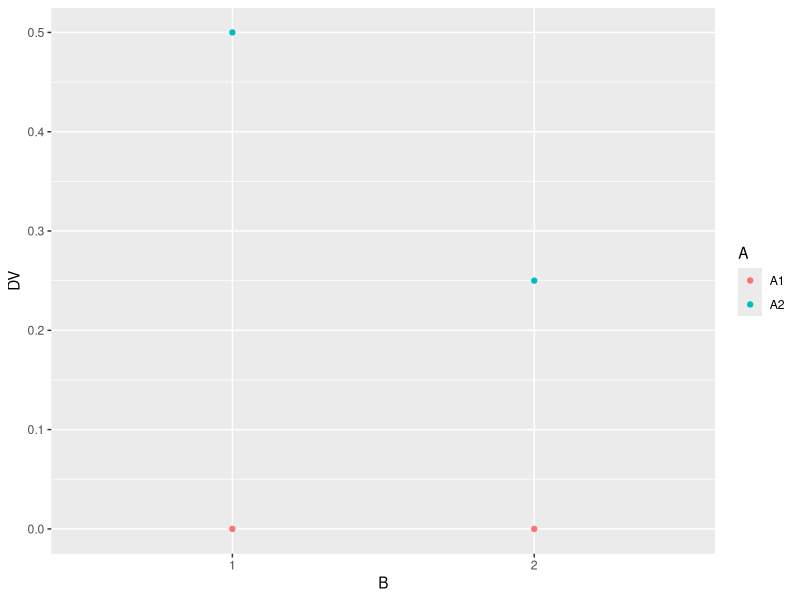

The R source for this figure:
## ---- chunk 1
knitr::opts_chunk$set(echo = TRUE)
## ---- chunk 2
library(tidyverse)

df <- data.frame(A = c("A1","A1","A2","A2"),
                 B = c("1","2","1","2"),
                 DV = c(0,0,.5,.25)
                 )

ggplot(df, aes(y = DV, x = B, color = A)) +
  geom_point(stat= "identity", position = "dodge")
## ---- chunk 3
# N per group
N <- 120

A_pvalue <- c()
B_pvalue <- c()
AB_pvalue <- c()
for(i in 1:1000){
  IVA <- rep(rep(c("1","2"), each=2),N)
  IVB <- rep(rep(c("1","2"), 2),N)
  DV <- c(replicate(N,c(rnorm(1,0,1), # means A1B1
                        rnorm(1,0,1), # means A1B2
                        rnorm(1,.5,1), # means A2B1
                        rnorm(1,.25,1)  # means A2B2
          )))
  sim_df <- data.frame(IVA,IVB,DV)
  
  aov_results <- summary(aov(DV~IVA*IVB, sim_df))
  A_pvalue[i]<-aov_results[[1]]$`Pr(>F)`[1]
  B_pvalue[i]<-aov_results[[1]]$`Pr(>F)`[2]
  AB_pvalue[i]<-aov_results[[1]]$`Pr(>F)`[3]
}

length(A_pvalue[A_pvalue<0.05])/1000
length(B_pvalue[B_pvalue<0.05])/1000
length(AB_pvalue[AB_pvalue<0.05])/1000
